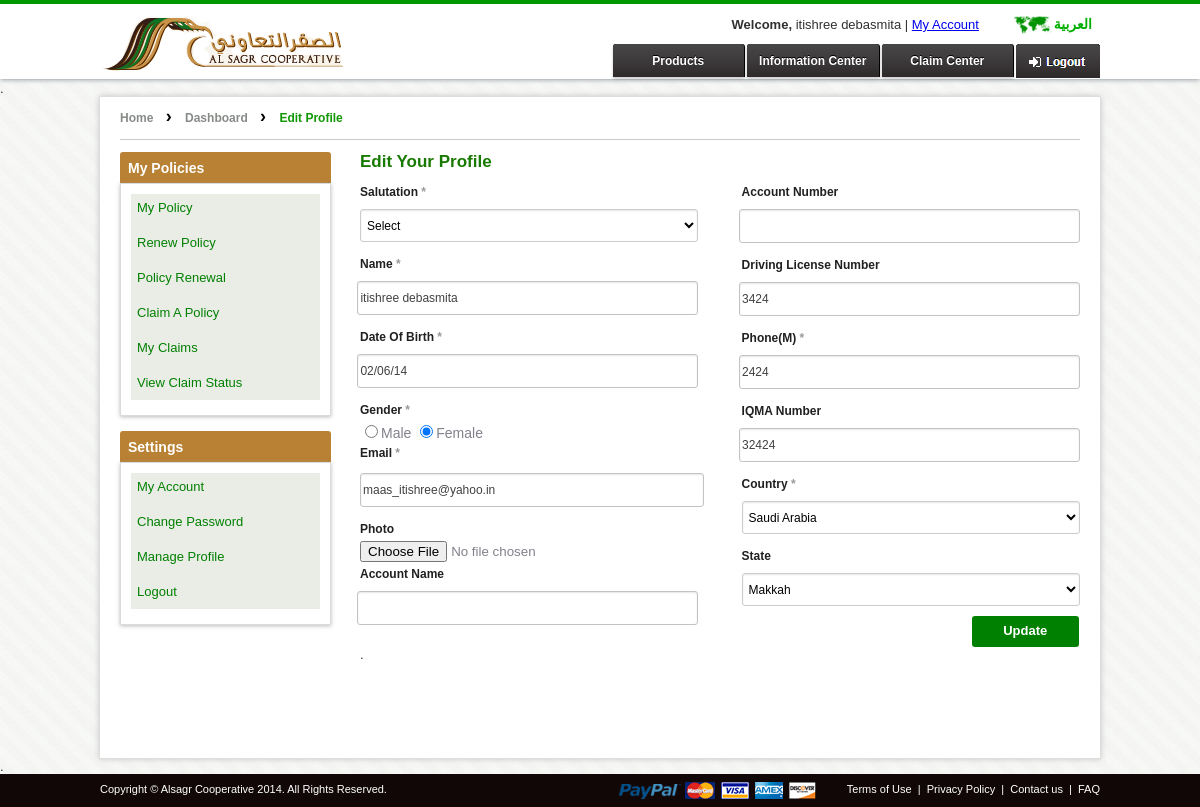
Page /index.php?page=manage-profile (signed in) on the committed database.
### tables this page shows
CREATE TABLE IF NOT EXISTS `ksa_user` (
`id` int(11) NOT NULL,
  `agent_id` int(11) NOT NULL,
  `customer_code` varchar(50) NOT NULL,
  `iqma_no` varchar(50) NOT NULL,
  `salutation` varchar(20) NOT NULL,
  `fname` varchar(100) NOT NULL,
  `lname` varchar(100) NOT NULL,
  `marital_status` varchar(22) NOT NULL,
  `gender` enum('m','f') NOT NULL,
  `accno` varchar(100) NOT NULL,
  `occupation` varchar(100) NOT NULL,
  `drive_license_no` varchar(60) NOT NULL,
  `accname` varchar(200) NOT NULL,
  `email` varchar(100) NOT NULL,
  `address1` text NOT NULL,
  `cus_photo` varchar(100) NOT NULL,
  `customer_type` enum('1','2') NOT NULL DEFAULT '1',
  `customer_source` enum('Online','Offline') NOT NULL DEFAULT 'Online',
  `address2` text NOT NULL,
  `country` varchar(50) NOT NULL,
  `state` text NOT NULL,
  `phone_mobile` varchar(15) NOT NULL,
  `phone_landline` varchar(15) NOT NULL,
  `dob` datetime NOT NULL,
  `created_date` datetime NOT NULL,
  `modified_date` timestamp NOT NULL DEFAULT CURRENT_TIMESTAMP ON UPDATE CURRENT_TIMESTAMP,
  `security_question` text NOT NULL,
  `security_answer` text NOT NULL,
  `policy_renewal` int(11) NOT NULL,
  `email_notification` int(11) NOT NULL
);

CREATE TABLE IF NOT EXISTS `ksa_menu` (
`menu_id` int(11) NOT NULL,
  `menu_title` varchar(200) NOT NULL,
  `menu_title_ar` text NOT NULL,
  `allias` varchar(200) NOT NULL,
  `menu_link` varchar(200) NOT NULL,
  `menu_position` int(11) NOT NULL,
  `menu_access` tinyint(4) NOT NULL DEFAULT '0',
  `menu_parent` varchar(200) NOT NULL DEFAULT 'demo',
  `menu_assign` int(11) NOT NULL,
  `menu_user` int(1) NOT NULL,
  `ordering` int(11) NOT NULL,
  `status` tinyint(1) NOT NULL DEFAULT '1',
  `create_date` date NOT NULL,
  `footer_menu_position` int(11) NOT NULL COMMENT '1 for quick links , 2 for Bottom Footer, 3 for Support Center'
);

### classes/dbFactory.php (called while the page is built, shortened)
<?php
class dbFactory {
	public function recordFetch( $idval, $table ){
		if($idval != "" && $table != "")
		{
			$table = explode(":",$table);
			$sq = mysql_query("SELECT * FROM $table[0] WHERE $table[1] = '$idval'");
			$dataList = mysql_fetch_assoc($sq);
			return $dataList;
		}else{
			return 2;
		}
	}
}
?>

### public/manage-profile.php (the view, shortened to what this page needs)
<?php
if(!isset($_SESSION['uid']) && empty($_SESSION['uid']))
{
	header("location:index.php?page=sign-in");
}else{
if(!empty($_SESSION['uid'])){
	$result = mysql_fetch_object(mysql_query("select ksa_user.*,".LOGINTBL.".uname, ".LOGINTBL.".pwd,".LOGINTBL.".is_active,".LOGINTBL.".user_type from ksa_user,".LOGINTBL." where ksa_user.id = ".LOGINTBL.".uid AND ksa_user.id = '".$_SESSION['uid']."' and user_type='U'"));
	$phone = $result->phone_mobile;
	}
?>
<div class="innrebodypanel">
				<div class="clearfix" style="height:15px;">.</div>
				<div class="innerwrap">
					<div class="breadcrumb" >
						<a itemprop="url" href="<?=BASE_URL?>">Home</a>
                        <span class="breeadset">&#8250;</span>
						<a itemprop="url" href="index.php?page=user-dashboard">Dashboard</a>
						<span class="breeadset">&#8250;</span>
						<strong>Edit Profile </strong>
					</div>
					<?php include_once('includes/dashboard-sidebar.php'); ?>
					<div class="lg-6">
						<div class="rightformpan innerTFl">
                        	<h1>Edit Your Profile</h1>
                            <div class="wpcf7" id="wpcf7-f61-p12-o1" style="width: 47%; float:left;">
                              <form action="" method="post"  name="edit_frm" id="edit_frm" class="wpcf7-form" enctype="multipart/form-data" onSubmit="return val_form();">
                            <div class="form-row">
                              <label for="your-name">Salutation <span class="required">*</span></label>
                              <br>
                              <span class="wpcf7-form-control-wrap your-name">
                              <select name="salutation" class="dropdown" id="salutation" >
                               <option value="">Select</option>
                              </select>
                              </span>
                            </div>
                            <div class="form-row">
                              <label for="your-email">Name <span class="required">*</span></label>
                              <br>
                              <span class="wpcf7-form-control-wrap your-email">
                              <input type="text" name="fname" value="<?=$result->fname?>" size="40" class="wpcf7-form-control wpcf7-text wpcf7-email wpcf7-validates-as-required wpcf7-validates-as-email input-text"  id="fname" aria-required="true">
                              </span>
                            </div>
                            <div class="form-row">
                              <label for="your-email">Date of birth <span class="required">*</span></label>
                              <br>
                              <span class="wpcf7-form-control-wrap your-email">
                              <input type="text" name="dob" readonly='readonly' value="<?php echo (!empty($result->dob) && $result->dob != '0000-00-00 00:00:00')?date('d/m/y',strtotime($result->dob)):''; ?>" size="40" class="wpcf7-form-control wpcf7-text wpcf7-email wpcf7-validates-as-required wpcf7-validates-as-email input-text"  id="dob" aria-required="true">
                              </span>
                            </div>
                            <div class="form-row">
                              <label for="your-subject">Gender <span class="required">*</span></label>
                              <br>
                              <span class="wpcf7-form-control-wrap your-subject">
                              <input type="radio" name="gender" id="sex" value="m" checked="checked" <?php if($result->gender == 'm')echo "checked='checked'";?> />Male
				  			  <input name="gender" type="radio" id="sex" value="f" <?php if($result->gender == 'f')echo "checked='checked'";?>  />Female</td>
                              </span>
                            </div>
                            <div class="form-row">
                              <label for="your-email">Email <span class="required">*</span></label>
                              <br>
                              <span class="wpcf7-form-control-wrap your-email"><div id='dr_span11' align="left" style="font-size:12px;color:#FF0000; padding-bottom:3px;"></div>
                              <input type="email" name="email"  value="<?=$result->email?>" size="40"  onblur="checkEmail(this.value);" class="wpcf7-form-control wpcf7-text wpcf7-email wpcf7-validates-as-required wpcf7-validates-as-email input-text"  id="email" aria-required="true">
                              </span>
                            </div>
                            <div class="form-row">
                              <label for="your-email">Photo</label>
                              <br>
                              <span class="wpcf7-form-control-wrap your-email">
                              <input name="cus_photo" class="textbox" id="cus_photo" type="file"  style="width: 200px;"/>
                              </span>
                            </div>
                             <div class="form-row">
                              <label for="your-email">Account Name</label>
                              <br>
                              <span class="wpcf7-form-control-wrap your-email">
                              <input name="accname" class="wpcf7-form-control wpcf7-text wpcf7-email wpcf7-validates-as-required wpcf7-validates-as-email input-text" value="<?=$result->accname?>"  id="accname" type="text"  />
                              </span>
                            </div>
                            </div>
                            <div class="wpcf7" id="wpcf7-f61-p12-o1" style="width:47%; float:right;">
                            <div class="form-row">
                              <label for="your-email">Account Number</label>
                              <br>
                              <span class="wpcf7-form-control-wrap your-email">
                              <input name="accno" class="wpcf7-form-control wpcf7-text wpcf7-email wpcf7-validates-as-required wpcf7-validates-as-email input-text" value="<?=$result->accno?>"  id="accno" type="text"  />
                              </span>
                            </div>
                            <div class="form-row">
                              <label for="your-email">Driving License Number</label>
                              <br>
                              <span class="wpcf7-form-control-wrap your-email">
                              <input name="drive_license_no" class="wpcf7-form-control wpcf7-text wpcf7-email wpcf7-validates-as-required wpcf7-validates-as-email input-text" value="<?=$result->drive_license_no?>"  id="drive_license_no" type="text"  />
                              </span>
                            </div>
                            <div class="form-row">
                              <label for="your-name">Phone(M) <span class="required">*</span></label>
                              <br>
                              <span class="wpcf7-form-control-wrap your-name">
                              <input type="text" name="phone_mobile" value="<?=$phone?>" size="40" class="wpcf7-form-control wpcf7-text wpcf7-validates-as-required input-text" onkeypress="return isNumberKey(event)" id="phone_mobile" aria-required="true">
                              </span>
                            </div>
                             <div class="form-row">
                              <label for="your-email">IQMA Number</label>
                              <br>
                              <span class="wpcf7-form-control-wrap your-email">
                              <input type="text" name="iqma_no" value="<?=$result->iqma_no?>" size="40" class="wpcf7-form-control wpcf7-text wpcf7-email wpcf7-validates-as-required wpcf7-validates-as-email input-text" id="iqma_no" aria-required="true">
                              </span>
                            </div>
                            <div class="form-row">
                              <label for="your-subject">Country <span class="required">*</span></label>
                              <br>
                              <span class="wpcf7-form-control-wrap your-subject">
                            <select name="country" class="dropdown" id="country"  >
                              <option value="Saudi Arabia" selected="selected">Saudi Arabia</option>
                              </select>
                              </span>
                            </div>
                             <div class="form-row">
                              <label for="your-email">State</label>
                              <br>
                              <span class="wpcf7-form-control-wrap your-email">
                              <select name="state" class="dropdown" id="state"  >
									<option value="Makkah" <?php if($result->state == 'Makkah'){echo 'selected="selected"';}?>>Makkah</option>
                              </select>
                              </span>
                            </div>
                            <div class="form-row-submit" style="float:right; margin-right:0px;">
                              <input type="submit" name="update" value="Update"  class="submitbtn1" style="float: left;">
                            </div>
                            </div>
                            <div class="clearfix" style="height:100px;">.</div>
                        </div>
					</div>
				<div class="clearfix"></div>
				</div>
				<div class="clearfix" style="height: 15px;">.</div>
		</div>
<?php } ?>

### includes/head-inner.php (shortened to what this page needs)
<header class="head-lg1">
    <div class="innerwrap_top">
        <figure class="logo">
            <a href="<?php echo BASE_URL;?>" style="float:left; position:relative; bottom:3px; margin-top: 3px;"><img src="images/logo.png" alt="" /></a>
        </figure>
        <figure class="navpan1" <?php if(isset($_SESSION['uid'])){ ?>style="margin-top: 13px;"<?php }else{?>style="margin-top: 29px;"<?php } ?>>
            <div style="text-align: center;"><?php if(isset($_SESSION['uid'])){ $reg_user_deatil = $db->recordFetch($_SESSION['uid'],USERTBL.":".'id'); echo "<strong>Welcome,</strong> ".$reg_user_deatil['fname']." | <a href='index.php?page=user-dashboard'>My Account</a>";  } ?></div>
            <div class="clearfix"></div>
            <?php if(isset($_SESSION['uid'])){
				 	$signinlink = 'index.php?page=sign-in&logoff=1';
					$btnstyle = 'class="logoutpan"';
				 }
		   ?>
          <div class="newnav">
			<a href="http://menacompare.com/alsagr/ar/" class="language">&#1575;&#1604;&#1593;&#1585;&#1576;&#1610;&#1577;</a>
                <ul>
                    <li><a href="#" onmouseover="showpanl();"  <?php if($_GET['page']=='product-details-comprehensive' || $_GET['page']=='product-details-tpl') { ?> class="showactive active" id="showactive" <?php } ?> >Products</a></li>
                    <li><a href="index.php?page=information-center" onmouseover="showpanl_hide();" <?php if($_GET['page']=='information-center' || $_GET['page']=='company-profile' || $_GET['page']=='board-of-directors' || $_GET['page']=='risk-we-insure' || $_GET['page']=='need-consultant-help' || $_GET['page']=='tips' || $_GET['page']=='locate-your-branch') { ?> class="showactive active" id="showactive" <?php } ?>>Information Center</a></li>
                    <li><a href="index.php?page=claim-center" onmouseover="showpanl_hide();" <?php if($_GET['page']=='claim-center' ) { ?> class="showactive active" id="showactive" <?php } ?>>Claim Center</a></li>
                    <a href="<?=$signinlink?>" <?=$btnstyle?>></a>
                </ul>
          </div>
        </figure>
    </div>
</header>

### includes/footer-inner.php (shortened to what this page needs)
<div class="footerpan">
        	<div class="innerwrap_top">
				<div class="fot_L">Copyright &copy; Alsagr Cooperative 2014. All Rights Reserved.</div>
				<div class="fot_R">
					<div class="footericons">
                <img src="<?=SITE_URL?>images/footericons.png" alt="" />
            </div>
					<?php $i = 1;
            $row=mysql_query("SELECT * FROM ".PAGEMENU." WHERE menu_position = '3' and footer_menu_position = '2' AND status='1' ORDER BY ordering ASC");
            $num_rows=mysql_num_rows($row);
            $count = 0;
            while($ress=mysql_fetch_array($row))
            {
            $count++;
            $menu_title = $ress['menu_title'];
            if($ress['menu_link'] != ""){
                $menu_link=$ress['menu_link'];
            }else{
                $menu_link= BASE_URL.strtolower($ress['allias']);
            }
            ?>
		 	<a href="<?php echo $menu_link;?>"<?php echo $cactiv;?>><?php echo stripslashes($menu_title);?></a>
            <?php if($count != $num_rows){echo '&nbsp;|&nbsp;';}?>
            <?php }?>
				</div>
			</div>
        </div>
	</div>

### rows in the picture
ksa_user: fname "itishree debasmita", dob "02/06/14", gender "☑", email "maas_itishree@yahoo.in", drive_license_no "3424", phone_mobile "2424", iqma_no "32424", state "Makkah"
ksa_menu: menu_title "Terms of Use"
ksa_menu: menu_title "Privacy Policy"
ksa_menu: menu_title "Contact us"
ksa_menu: menu_title "FAQ"
